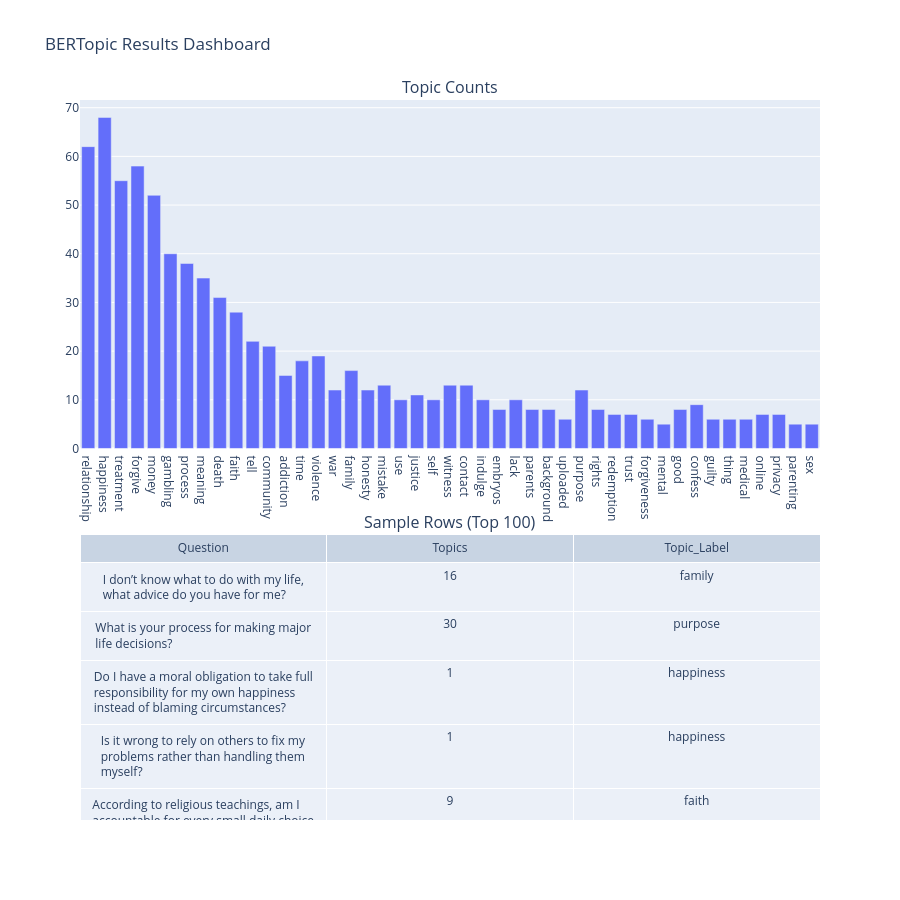

The cell this chart's notebook holds for it:
### Code cell
import plotly.express as px
from plotly.subplots import make_subplots
import plotly.graph_objects as go

# Summary for chart
plot_df = (
    df_sentences.groupby(["Topics", "Topic_Label"], as_index=False)
    .size()
    .rename(columns={"size": "Count"})
    .sort_values("Count", ascending=False)
)

# Bar chart
bar = px.bar(
    plot_df.sort_values("Topics"),
    x="Topic_Label",
    y="Count",
    hover_data=["Topics"],
    title="Question Count by Topic Label"
)
bar.update_layout(xaxis_tickangle=-45)

# Optional table preview (top 100 rows for readability)
table_df = df_sentences[["Question", "Topics", "Topic_Label"]].head(100)

fig = make_subplots(
    rows=2, cols=1,
    vertical_spacing=0.12,
    row_heights=[0.55, 0.45],
    specs=[[{"type": "xy"}], [{"type": "table"}]],
    subplot_titles=("Topic Counts", "Sample Rows (Top 100)")
)

for tr in bar.data:
    fig.add_trace(tr, row=1, col=1)

fig.add_trace(
    go.Table(
        header=dict(values=list(table_df.columns)),
        cells=dict(values=[table_df[c] for c in table_df.columns])
    ),
    row=2, col=1
)

fig.update_layout(height=900, title="BERTopic Results Dashboard")
fig.write_html("topic_dashboard.html", include_plotlyjs="cdn")
fig.show()

### Figure 1 — Plotly figure (JSON) as saved in the notebook; plotly's stock layout.template omitted (floating-point values rounded to 4 significant figures; data arrays with more than 128 entries replaced by an {"elided": "..."} marker saying what was removed)
{"data": [{"customdata": [[0], [1], [2], [3], [4], [5], [6], [7], [8], [9], [10], [11], [12], [13], [14], [15], [16], [17], [18], [19], [20], [21], [22], [23], [24], [25], [26], [27], [28], [29], [30], [31], [32], [33], [34], [35], [36], [37], [38], [39], [40], [41], [42], [43], [44]], "hovertemplate": "Topic_Label=%{x}<br>Count=%{y}<br>Topics=%{customdata[0]}<extra></extra>", "legendgroup": "", "marker": {"color": "#636efa", "pattern": {"shape": ""}}, "name": "", "orientation": "v", "showlegend": false, "textposition": "auto", "type": "bar", "x": ["relationship", "happiness", "treatment", "forgive", "money", "gambling", "process", "meaning", "death", "faith", "tell", "community", "addiction", "time", "violence", "war", "family", "honesty", "mistake", "use", "justice", "self", "witness", "contact", "indulge", "embryos", "lack", "parents", "background", "uploaded", "purpose", "rights", "redemption", "trust", "forgiveness", "mental", "good", "confess", "guilty", "thing", "medical", "online", "privacy", "parenting", "sex"], "xaxis": "x", "y": [62, 68, 55, 58, 52, 40, 38, 35, 31, 28, 22, 21, 15, 18, 19, 12, 16, 12, 13, 10, 11, 10, 13, 13, 10, 8, 10, 8, 8, 6, 12, 8, 7, 7, 6, 5, 8, 9, 6, 6, 6, 7, 7, 5, 5], "yaxis": "y"}, {"cells": {"values": {"elided": "3x100 mixed values"}}, "domain": {"x": [0, 1], "y": [0, 0.396]}, "header": {"values": ["Question", "Topics", "Topic_Label"]}, "type": "table"}], "layout": {"annotations": [{"font": {"size": 16}, "showarrow": false, "text": "Topic Counts", "x": 0.5, "xanchor": "center", "xref": "paper", "y": 1, "yanchor": "bottom", "yref": "paper"}, {"font": {"size": 16}, "showarrow": false, "text": "Sample Rows (Top 100)", "x": 0.5, "xanchor": "center", "xref": "paper", "y": 0.396, "yanchor": "bottom", "yref": "paper"}], "height": 900, "title": {"text": "BERTopic Results Dashboard"}, "xaxis": {"anchor": "y", "domain": [0, 1]}, "yaxis": {"anchor": "x", "domain": [0.516, 1]}}}
